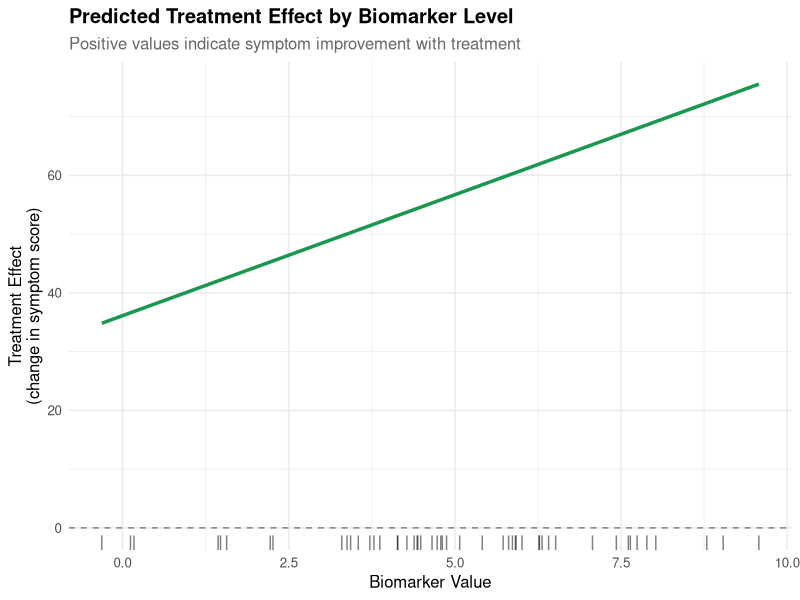
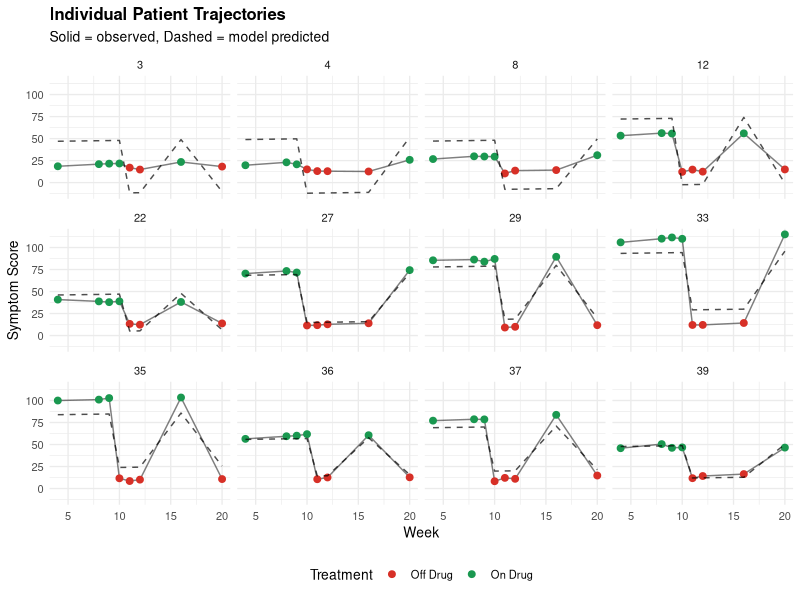
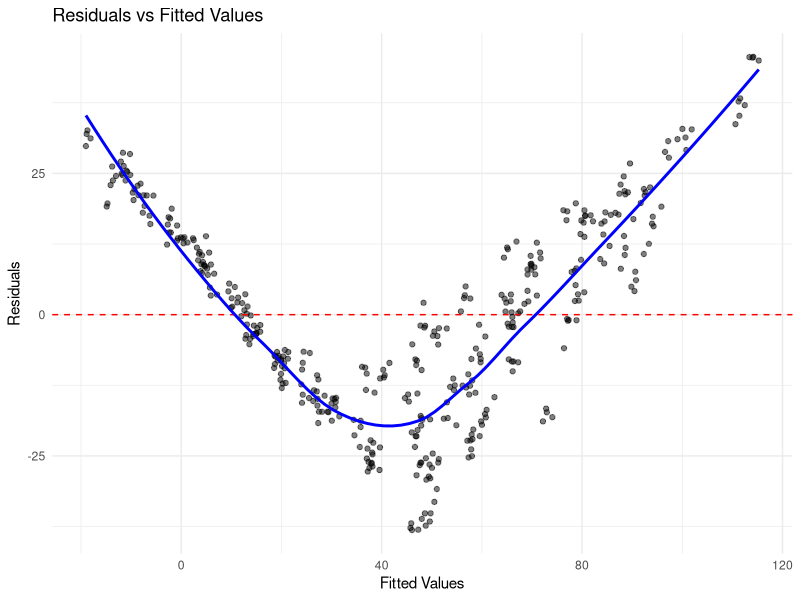
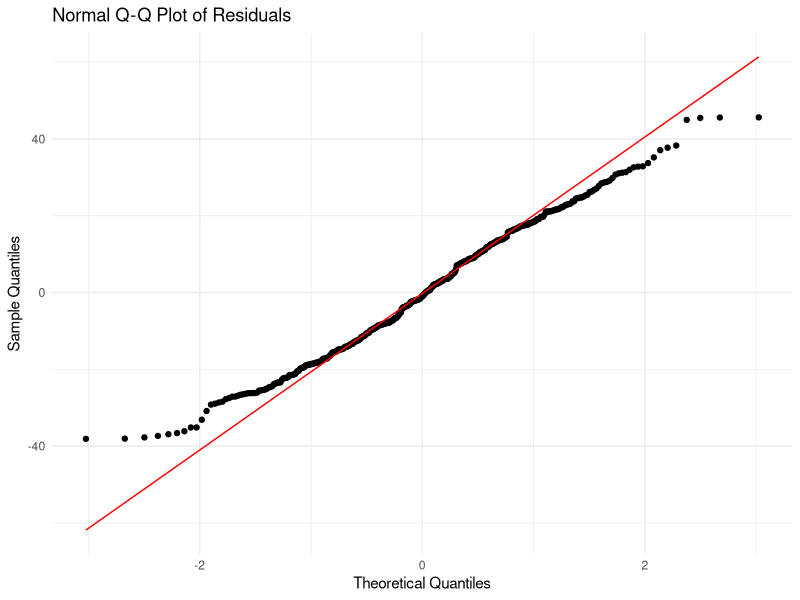

These figures' R source, in order:
## ---- chunk 1
knitr::opts_chunk$set(
  collapse = TRUE,
  comment = "#>",
  fig.width = 8,
  fig.height = 6,
  eval = TRUE
)
## ---- chunk 2
rm(list = ls())
suppressPackageStartupMessages({
  library(tidyverse)
  library(nlme)
  library(MASS)
  library(conflicted)
})

conflicts_prefer(dplyr::select)
conflicts_prefer(dplyr::filter)
conflicts_prefer(dplyr::lag)
## ---- chunk 3
# ============================================================================
# TRIAL DESIGN SPECIFICATION
# ============================================================================

# Example: Hybrid N-of-1 design with 8 measurement points
measurement_weeks <- c(4, 8, 9, 10, 11, 12, 16, 20)

# Define treatment paths (4-path randomization)
# Path determines treatment assignment at each timepoint
treatment_paths <- tibble(
  path = 1:4,
  description = c(
    "Path 1: On -> Off -> On -> Off",
    "Path 2: On -> Off -> Off -> On",
    "Path 3: On -> Off (early) -> On -> Off",
    "Path 4: On -> Off (early) -> Off -> On"
  )
)

cat("Trial Design: Hybrid N-of-1\n")
cat("Measurement weeks:", paste(measurement_weeks, collapse = ", "), "\n")
cat("Number of paths:", nrow(treatment_paths), "\n")
## ---- chunk 4
# ============================================================================
# CREATE DESIGN MATRIX
# ============================================================================

create_trial_design_matrix <- function(measurement_weeks, n_paths = 4) {
  # Create full factorial of weeks and paths
  design <- expand_grid(
    path = 1:n_paths,
    week = measurement_weeks
  ) |>
    mutate(
      # Hybrid design treatment assignment rules
      treatment = case_when(
        week %in% c(4, 8) ~ 1,
        week == 9 ~ 1,
        week == 10 & path %in% c(1, 2) ~ 1,
        week == 10 & path %in% c(3, 4) ~ 0,
        week %in% c(11, 12) ~ 0,
        week == 16 & path %in% c(1, 3) ~ 1,
        week == 16 & path %in% c(2, 4) ~ 0,
        week == 20 & path %in% c(1, 3) ~ 0,
        week == 20 & path %in% c(2, 4) ~ 1,
        TRUE ~ NA_real_
      ),
      # Expectancy (blinding) status
      expectancy = if_else(week %in% c(4, 8), 1.0, 0.5),
      # Timepoint index
      timepoint = match(week, measurement_weeks)
    )

  return(design)
}

design_matrix <- create_trial_design_matrix(measurement_weeks)

cat("\nDesign Matrix Preview:\n")
print(head(design_matrix, 16))
## ---- chunk 5
# ============================================================================
# LOAD CLINICAL DATA
# ============================================================================

# Example: Load clinical trial data
# In practice, replace with your actual data file
# clinical_data <- read_csv("path/to/clinical_data.csv")

# For demonstration, generate synthetic clinical data
set.seed(42)
n_participants <- 50

# Generate participant-level data
participant_info <- tibble(
  participant_id = 1:n_participants,
  biomarker = rnorm(n_participants, mean = 5, sd = 2),
  baseline = rnorm(n_participants, mean = 10, sd = 2),
  path = sample(1:4, n_participants, replace = TRUE)
)

# Merge with design matrix
clinical_data <- participant_info |>
  left_join(design_matrix, by = "path", relationship = "many-to-many") |>
  mutate(
    # Simulate responses based on model
    bm_centered = (biomarker - mean(biomarker)) / sd(biomarker),
    BR_rate = 0.5 * (1 + 0.3 * bm_centered),
    weeks_on_drug = cumsum(treatment),
    response = baseline +
      weeks_on_drug * BR_rate * treatment +
      0.2 * week * expectancy +
      0.1 * week +
      rnorm(n(), 0, 1.5)
  ) |>
  select(participant_id, biomarker, baseline, path, week, response)

cat("Clinical data dimensions:", nrow(clinical_data), "rows x",
    ncol(clinical_data), "columns\n")
cat("\nFirst few observations:\n")
print(head(clinical_data))
## ---- chunk 6
# ============================================================================
# DATA QUALITY CHECKS
# ============================================================================

cat("\n")
cat("=" %+% strrep("=", 59) %+% "\n")
cat("DATA QUALITY CHECKS\n")
cat("=" %+% strrep("=", 59) %+% "\n\n")

# Check for missing values
missing_summary <- clinical_data |>
  summarize(across(everything(), ~sum(is.na(.)))) |>
  pivot_longer(everything(), names_to = "column", values_to = "n_missing")

cat("Missing values:\n")
print(missing_summary)

# Check participant counts
cat("\nParticipants per path:\n")
participant_paths <- clinical_data |>
  distinct(participant_id, path) |>
  count(path)
print(participant_paths)

# Check timepoints per participant
cat("\nTimepoints per participant (should be 8):\n")
timepoints_check <- clinical_data |>
  count(participant_id) |>
  count(n, name = "n_participants")
print(timepoints_check)
## ---- chunk 7
# ============================================================================
# FIT MIXED-EFFECTS MODEL
# ============================================================================

# Prepare data for modeling
model_data <- clinical_data |>
  left_join(design_matrix, by = c("path", "week")) |>
  mutate(
    bm_centered = biomarker - mean(biomarker),
    participant_id = factor(participant_id)
  )

# Fit LME model with biomarker × treatment interaction
model_fit <- lme(
  response ~ treatment * bm_centered + week,
  random = ~ 1 | participant_id,
  correlation = corCAR1(form = ~ week | participant_id),
  data = model_data,
  control = lmeControl(opt = "optim")
)

cat("\n")
cat("=" %+% strrep("=", 59) %+% "\n")
cat("MODEL RESULTS\n")
cat("=" %+% strrep("=", 59) %+% "\n\n")

# Model summary
summary(model_fit)
## ---- chunk 8
# ============================================================================
# EXTRACT AND INTERPRET COEFFICIENTS
# ============================================================================

coef_table <- summary(model_fit)$tTable
coef_df <- as.data.frame(coef_table) |>
  rownames_to_column("term") |>
  as_tibble()

cat("\nFixed Effects:\n")
print(coef_df)

# Test for biomarker × treatment interaction
interaction_p <- coef_df |>
  filter(term == "treatment:bm_centered") |>
  pull(`p-value`)

cat("\n")
cat("=" %+% strrep("=", 59) %+% "\n")
cat("BIOMARKER MODERATION TEST\n")
cat("=" %+% strrep("=", 59) %+% "\n\n")

cat(sprintf("Interaction p-value: %.4f\n", interaction_p))
if (interaction_p < 0.05) {
  cat("Result: SIGNIFICANT biomarker moderation of treatment effect\n")
  cat("Interpretation: Treatment response varies by biomarker level\n")
} else {
  cat("Result: No significant biomarker moderation detected\n")
  cat("Interpretation: Treatment effect is consistent across biomarker levels\n")
}
## ---- chunk 9
# ============================================================================
# GENERATE PREDICTIONS
# ============================================================================

# Create prediction grid over biomarker range
biomarker_range <- seq(
  min(clinical_data$biomarker),
  max(clinical_data$biomarker),
  length.out = 50
)

# Predictions for treatment ON vs OFF
prediction_grid <- expand_grid(
  bm_centered = biomarker_range - mean(clinical_data$biomarker),
  treatment = c(0, 1),
  week = max(measurement_weeks)
) |>
  mutate(
    biomarker = bm_centered + mean(clinical_data$biomarker)
  )

# Get population-level predictions (fixed effects only)
prediction_grid$predicted <- predict(
  model_fit,
  newdata = prediction_grid,
  level = 0  # Population level (no random effects)
)

# Calculate treatment effect as function of biomarker
treatment_effect_by_bm <- prediction_grid |>
  select(biomarker, treatment, predicted) |>
  pivot_wider(
    names_from = treatment,
    values_from = predicted,
    names_prefix = "trt_"
  ) |>
  mutate(
    treatment_effect = trt_1 - trt_0
  )

cat("\nPredicted Treatment Effect by Biomarker Level:\n")
print(head(treatment_effect_by_bm, 10))
## ---- chunk 10
# ============================================================================
# VISUALIZATION: TREATMENT EFFECT BY BIOMARKER
# ============================================================================

p_treatment_effect <- ggplot(
  treatment_effect_by_bm,
  aes(x = biomarker, y = treatment_effect)
) +
  geom_line(linewidth = 1.2, color = "#1a9850") +
  geom_hline(yintercept = 0, linetype = "dashed", color = "grey50") +
  geom_rug(
    data = clinical_data |> distinct(participant_id, biomarker),
    aes(x = biomarker),
    inherit.aes = FALSE,
    sides = "b",
    alpha = 0.5
  ) +
  labs(
    title = "Predicted Treatment Effect by Biomarker Level",
    subtitle = "Positive values indicate symptom improvement with treatment",
    x = "Biomarker Value",
    y = "Treatment Effect\n(change in symptom score)"
  ) +
  theme_minimal(base_size = 12) +
  theme(
    plot.title = element_text(face = "bold"),
    plot.subtitle = element_text(color = "grey40")
  )

print(p_treatment_effect)
## ---- chunk 11
# ============================================================================
# VISUALIZATION: INDIVIDUAL TRAJECTORIES
# ============================================================================

# Select subset of participants for visualization
sample_participants <- sample(unique(clinical_data$participant_id), 12)

# Add predictions to full model_data first, then filter
model_data$predicted <- predict(model_fit)

trajectory_data <- model_data |>
  filter(participant_id %in% sample_participants) |>
  mutate(
    treatment_label = if_else(treatment == 1, "On Drug", "Off Drug")
  )

p_trajectories <- ggplot(
  trajectory_data,
  aes(x = week, y = response, group = participant_id)
) +
  geom_line(alpha = 0.5) +
  geom_point(aes(color = treatment_label), size = 2) +
  geom_line(aes(y = predicted), linetype = "dashed", alpha = 0.7) +
  facet_wrap(~participant_id, ncol = 4) +
  scale_color_manual(
    values = c("On Drug" = "#1a9850", "Off Drug" = "#d73027"),
    name = "Treatment"
  ) +
  labs(
    title = "Individual Patient Trajectories",
    subtitle = "Solid = observed, Dashed = model predicted",
    x = "Week",
    y = "Symptom Score"
  ) +
  theme_minimal(base_size = 10) +
  theme(
    plot.title = element_text(face = "bold"),
    legend.position = "bottom",
    strip.text = element_text(size = 8)
  )

print(p_trajectories)
## ---- chunk 12
# ============================================================================
# PERSONALIZED PREDICTION FOR NEW PATIENT
# ============================================================================

predict_patient_response <- function(model, biomarker_value, baseline_value,
                                     treatment_weeks = c(4, 8, 9, 10)) {
  # Prepare prediction data
  mean_biomarker <- mean(clinical_data$biomarker)

  pred_data <- tibble(
    week = measurement_weeks,
    bm_centered = biomarker_value - mean_biomarker,
    treatment = if_else(week %in% treatment_weeks, 1, 0)
  )

  # Generate predictions
  pred_data$predicted <- predict(model, newdata = pred_data, level = 0)

  # Adjust for baseline
  baseline_adjustment <- baseline_value - pred_data$predicted[1]
  pred_data$predicted <- pred_data$predicted + baseline_adjustment

  return(pred_data)
}

# Example: Predict for a new patient
new_patient <- predict_patient_response(
  model = model_fit,
  biomarker_value = 7.5,
  baseline_value = 12.0
)

cat("\n")
cat("=" %+% strrep("=", 59) %+% "\n")
cat("PERSONALIZED PREDICTION EXAMPLE\n")
cat("=" %+% strrep("=", 59) %+% "\n\n")

cat("New patient profile:\n")
cat("  Biomarker: 7.5\n")
cat("  Baseline symptom: 12.0\n\n")

cat("Predicted trajectory:\n")
print(new_patient)
## ---- chunk 13
# ============================================================================
# MODEL DIAGNOSTICS
# ============================================================================

# Residual plot
residuals_df <- tibble(
  fitted = fitted(model_fit),
  residuals = residuals(model_fit),
  participant_id = model_data$participant_id
)

p_resid <- ggplot(residuals_df, aes(x = fitted, y = residuals)) +
  geom_point(alpha = 0.5) +
  geom_hline(yintercept = 0, linetype = "dashed", color = "red") +
  geom_smooth(method = "loess", se = FALSE, color = "blue") +
  labs(
    title = "Residuals vs Fitted Values",
    x = "Fitted Values",
    y = "Residuals"
  ) +
  theme_minimal(base_size = 11)

print(p_resid)

# QQ plot
p_qq <- ggplot(residuals_df, aes(sample = residuals)) +
  stat_qq() +
  stat_qq_line(color = "red") +
  labs(
    title = "Normal Q-Q Plot of Residuals",
    x = "Theoretical Quantiles",
    y = "Sample Quantiles"
  ) +
  theme_minimal(base_size = 11)

print(p_qq)

# Autocorrelation check
cat("\nEstimated AR(1) correlation:\n")
cat(sprintf("  rho = %.3f\n", coef(model_fit$modelStruct$corStruct, unconstrained = FALSE)))
## ---- chunk 14
# ============================================================================
# EXPORT RESULTS
# ============================================================================

output_dir <- "../analysis/output"
if (!dir.exists(output_dir)) dir.create(output_dir, recursive = TRUE)

# Save model object
saveRDS(model_fit, file.path(output_dir, "clinical_model_fit.rds"))

# Save coefficient table
write_csv(coef_df, file.path(output_dir, "clinical_model_coefficients.csv"))

# Save predictions
write_csv(treatment_effect_by_bm, file.path(output_dir, "treatment_effect_predictions.csv"))

cat("\n")
cat("=" %+% strrep("=", 59) %+% "\n")
cat("EXPORT COMPLETE\n")
cat("=" %+% strrep("=", 59) %+% "\n\n")

cat("Saved to:", output_dir, "\n")
cat("  - clinical_model_fit.rds\n")
cat("  - clinical_model_coefficients.csv\n")
cat("  - treatment_effect_predictions.csv\n")
## ---- chunk 15
sessionInfo()
